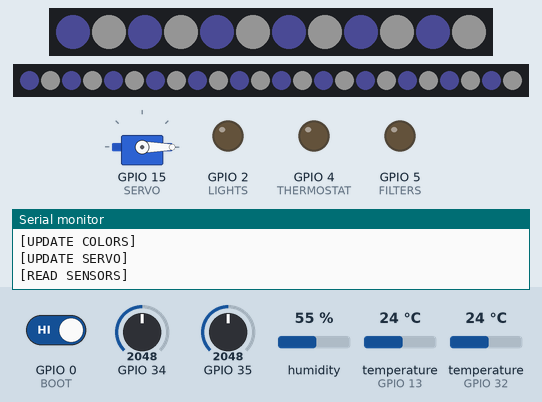
This sketch was run on a simulated ESP32. Parts: servo, 12 RGB LEDs in strip order, left to right, 24 RGB LEDs in strip order, left to right, output pins drawn as LEDs (lit = HIGH), the last lines printed to the serial monitor. Inputs (shaded band) come from the test bench; at power-on: GPIO 0 (BOOT) HIGH, GPIO 34 = 2048, GPIO 35 = 2048, humidity 55 %, temperature (sensors on GPIO 13, GPIO 32) 24 °C. Dim RGB values are drawn brighter than linear; WiFi joins after 1.5 s; servers stay silent unless stated; uploads are accepted with an empty reply; the local clock reads 2024-03-15 10:24:30 at power-on unless the sketch sets it; EEPROM starts erased.

Above: at 2.1 s.
2.2 s: GPIO 0 (BOOT) driven LOW
At 3.8 s:
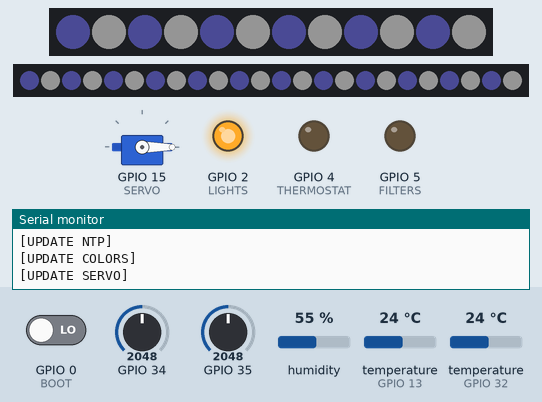
At 37.5 s:
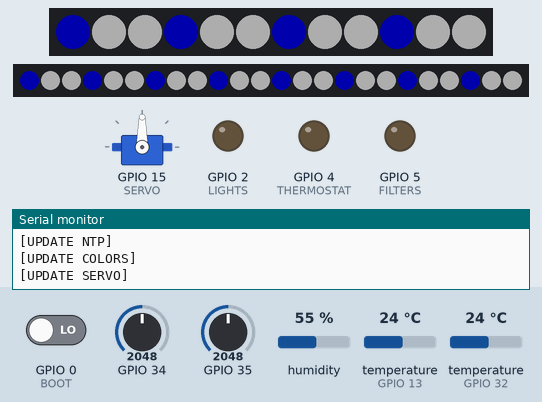
Timing chart, 0 to 40.7 s (numbered marks = the images above; inputs shaded):
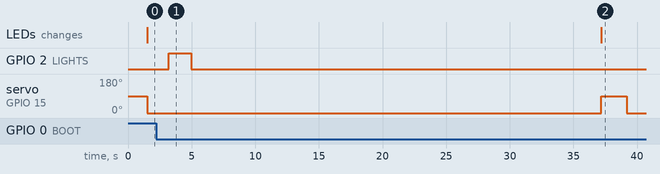

Measured:
- after the input at 2.2 s, GPIO 2 (LIGHTS): LOW → HIGH after 0.99 s, → LOW 1.8 s later

The sketch:

main.ino
```cpp
// Libraries
#include <WiFi.h>
#include <HTTPClient.h>
#include <WiFiUdp.h>
#include <Preferences.h>
#include <DHT.h>                // "DHT sensor library" by "Adafruit" v1.4.6
#include <DallasTemperature.h>  // "DallasTemperature" by "Miles Burton" v3.9.0
#include <NTPClient.h>          // "NTPClient" by "Fabrice Weinberg" v3.2.1
#include <Adafruit_NeoPixel.h>  // "Adafruit NeoPixel" by "Adafruit" v1.12.0
#include <ESP32Servo.h>         // "ESP32Servo" by "Kevin Harrington" v1.1.2
#include <ArduinoJson.h>        // "ArduinoJson" by "Benoit Blanchon" v7.0.4
#include "DhtSensor.h"
#include "DallasSensor.h"
#include "GenericSensor.h"
#include "AccessPoint.h"
#include "NeoPixel.h"
#include "Secrets.h"

// Pin I/O
#define BOOT 0        // Built-in boot button (D0)
#define LIGHTS 2      // Lights actuator (D2)
#define THERMOSTAT 4  // Thermostat actuator (D4)
#define FILTERS 5     // Filters actuator (D5)
#define DHTPIN 13     // DHT11 sensor (D13)
#define SERVO 15      // Lights actuator (D15)
#define WTEMP 32      // Water temperature sensor (A4)
#define TURBIDITY 35  // Turbidity sensor (A6)
#define WLEVEL 34     // Water level sensor (A7)
#define NEOLIGHT1 19  // Neopixel strip 1 (D19)
#define NEOLIGHT2 18  // Neopixel strip 2 (D18)

// Constants
const char* AP_SSID = "Acuatech SSID";  // SSID of the access point Wi-Fi network
const char* AP_PASS = "PASSWORD";      // Password of the access point Wi-Fi network
#define BACKEND_URL "BACKEND_ORIGIN"
#define BACKEND_DATA "BACKEND_ORIGIN/dashboard/data/"
#define HTTP_TIMEOUT 2000  // Limit time on WiFi disconnection
#define WIFI_TIMEOUT 10000  // Limit time on WiFi disconnection

#define GMT_OFFSET -18000          // Timezone offset compared to GMT
#define DAYLIGHT_OFFSET 0          // Daylight savings offset
#define NTP_SERVER "pool.ntp.org"  // NTP default server
#define TIME_UPDT_TIMEOUT 1000     // Interval for reading the time

#define DHTTYPE DHT11          // Type of the DHT sensor
#define TURB_ANALOG true       // Whether the turbidity sensor is ADC
#define READ_TIMEOUT 2000      // Interval time for reading all the sensors
#define PIXELS1 12             // Amount of pixels in Neopixel strip 1
#define PIXELS2 24             // Amount of pixels in Neopixel strip 2
#define VAL_UPDT_TIMEOUT 1500  // Interval for updating time related variables like colors and feeding times
#define FEED_LENGTH 1000

uint8_t FEED_TIMES[3] = { 7, 12, 18 };
uint8_t COLOR_TIMES[5] = { 7, 10, 14, 18, 21 };  // TODO: Make configurable
uint8_t COLORS[5][8] = {
  { 255, 255, 255, 127, 127, 255, 20,  2 },
  { 255, 255, 255, 0,   0,   255, 50,  3 },
  { 255, 255, 255, 0,   0,   255, 100, 0 },
  { 255, 255, 255, 255, 212, 92,  75,  3 },
  { 255, 255, 255, 0,   0,   255, 25,  2 }
};

// Variables
String wifiSSID = "";    // SSID of the Wi-Fi network
String wifiPass = "";    // Password of the Wi-Fi network
String aquariumId = "";  // The ID of this device's aquarium
short hours = 0;         // The real time hour number
short oldHours = 0;
uint8_t color = -1;     // The color corresponding to the current hour
uint8_t oldColor = -1;  // The color that was chosen on the previous iteration
uint8_t feed = -1;
uint8_t oldFeed = -1;
unsigned int size = 0;
bool wifiConnected = false;  // Flag of successful Wi-Fi connection
bool timeSetup = false;      // Flag of configured time from NTP server
bool closing = true;

DhtSensor dht(DHTPIN, DHTTYPE);
DallasSensor dallas(WTEMP);
GenericSensor wlevel(WLEVEL, true);
GenericSensor turbidity(TURBIDITY, TURB_ANALOG);
AccessPoint ap(AP_SSID, AP_PASS, 80);
NeoPixel pixel1(PIXELS1, NEOLIGHT1);
NeoPixel pixel2(PIXELS2, NEOLIGHT2);
Servo feeder;
Preferences preferences;
Preferences relays;
JsonDocument httpRes;
JsonDocument httpReq;

// Time variables
unsigned long currTime = 0;          // Current relative time of the program
unsigned long lastConnected = 0;     // Last relative time with WiFi connection
unsigned long lastReconnection = 0;  // Last relative time attepting reconnection
unsigned long lastRead = 0;          // Last relative time reading sensors
unsigned long lastDataSend = 0;      // Last relative time sending data
unsigned long lastTimeUpdt = 0;      // Last relative time reading real time
unsigned long lastColorUpdt = 0;     // Last relative time updating NeoPixel colors
unsigned long lastFeedUpdt = 0;
unsigned long lastFeedOpen = 0;

// Subroutines
float analogPercentage(int value) {
  return map(value, 650, 0, 0, 4095) * 100 / 4095;
}

int getHours() {
  struct tm timeInfo;
  if (!getLocalTime(&timeInfo)) return -1;

  char hour[3];
  strftime(hour, sizeof(hour), "%S", &timeInfo);
  return String(hour).toInt();
}

int getColor(int hour) {
  if (hour < COLOR_TIMES[0]) return 0;
  else if (hour < COLOR_TIMES[1]) return 1;
  else if (hour < COLOR_TIMES[2]) return 2;
  else if (hour < COLOR_TIMES[3]) return 3;
  else if (hour < COLOR_TIMES[4]) return 4;
  else return 0;
}

int getFeed(int hour) {
  if (hour < FEED_TIMES[0]) return 0;
  else if (hour < FEED_TIMES[1]) return 1;
  else if (hour < FEED_TIMES[2]) return 2;
  else return 0;
}

void printData() {
  dht.print();
  dallas.print();
  wlevel.print("WaterLevel");
  turbidity.print("Turbidity", "%");
}

void printJson(char* label, JsonDocument doc) {
  Serial.print(label);
  serializeJson(doc, Serial);
  Serial.println();
}

// Main routines
void setup() {
  // Pin definition
  pinMode(BOOT, INPUT);
  pinMode(BUILTIN_LED, OUTPUT);
  pinMode(THERMOSTAT, OUTPUT);
  pinMode(FILTERS, OUTPUT);


  // Comms
  Serial.begin(115200);
  Serial2.begin(115200);
  preferences.begin("credentials");
  relays.begin("relays");

  // Output clearing
  digitalWrite(BUILTIN_LED, relays.getBool("lights"));
  digitalWrite(THERMOSTAT, relays.getBool("thermo"));
  digitalWrite(FILTERS, relays.getBool("filter"));

  // Sensors
  dht.begin();
  dallas.begin();
  wlevel.begin();
  if (TURB_ANALOG) turbidity.begin(analogPercentage);
  else turbidity.begin();
  feeder.attach(SERVO);

  // Actuators
  pixel1.begin(50);
  pixel2.begin(50);

  // Preferences
  wifiSSID = preferences.getString("wifi-ssid");
  wifiPass = preferences.getString("wifi-pass");
  aquariumId = preferences.getString("token");

  // Wi-Fi
  Serial.println("Using Credentials: " + wifiSSID + " :: " + wifiPass);
  Serial.println("User Token: " + aquariumId);
  WiFi.mode(WIFI_STA);
  WiFi.begin(wifiSSID, wifiPass);
}

void loop() {
  currTime = millis();

  // Track Wi-Fi connection
  wifiConnected = WiFi.status() == WL_CONNECTED;
  if (wifiConnected) {
    // Connect to InfluxDB once
    lastConnected = currTime;
  }

  // Launch AP on no WiFi or BOOT button press
  if (ap.launched) ap.handleClient();
  else if (digitalRead(BOOT) == LOW || currTime - lastConnected >= WIFI_TIMEOUT) {
    Serial.println("[ACCESS POINT]");
    digitalWrite(BUILTIN_LED, HIGH);
    ap.begin(&preferences);
  }

  // Config time once
  if (!timeSetup && wifiConnected) {
    Serial.println("[CONFIG NTP]");
    configTime(GMT_OFFSET, DAYLIGHT_OFFSET, NTP_SERVER);
    hours = getHours();
    oldHours = hours;
    feed = getFeed(hours);
    oldFeed = feed;
    timeSetup = true;
  }

  // Update time
  if (timeSetup && currTime - lastTimeUpdt >= TIME_UPDT_TIMEOUT) {
    Serial.println("[UPDATE NTP]");
    oldHours = hours;
    hours = getHours();
    lastTimeUpdt = currTime;
  }

  // Update the NeoPixel colors
  if (timeSetup && currTime - lastColorUpdt >= VAL_UPDT_TIMEOUT) {
    Serial.println("[UPDATE COLORS]");
    oldColor = color;
    color = getColor(hours);

    if (color != oldColor) {
      pixel1.configColor(COLORS[color]);
      pixel2.configColor(COLORS[color]);
    }

    pixel1.show();
    pixel2.show();
    lastColorUpdt = currTime;
  }

  // Trigger the servo if the time passes a new feeding time
  if (timeSetup && currTime - lastFeedUpdt >= VAL_UPDT_TIMEOUT) {
    Serial.println("[UPDATE SERVO]");
    oldFeed = feed;
    feed = getFeed(hours);

    if (feed != oldFeed) {
      feeder.write(90);
      lastFeedOpen = currTime;
      closing = true;
    }
    lastFeedUpdt = currTime;
  }

  if (timeSetup && closing && currTime - lastFeedOpen >= FEED_LENGTH) {
    feeder.write(0);
    closing = false;
  }

  // Update the sensor readings
  if (currTime - lastRead >= READ_TIMEOUT) {
    Serial.println("[READ SENSORS]");
    dht.readSensor(0b11);
    dallas.readSensor();
    wlevel.readSensor();
    turbidity.readSensor();
    lastRead = currTime;
    // printData();
  }

  // Communicate data to InfluxDB
  if (currTime - lastDataSend >= HTTP_TIMEOUT && wifiConnected) {
    // Fetch data from the backed
    HTTPClient http;

    Serial.print("[HTTP] ");
    Serial.println(BACKEND_DATA);
    http.begin(BACKEND_DATA);
    http.addHeader("X-Request-Source", "ESP32");
    http.addHeader("X-User-Token", aquariumId);

    int code = http.GET();
    if (code > 0) {
      String payload = http.getString();

      deserializeJson(httpRes, payload);
      printJson("[GET] res = ", httpRes);
    } else {
      Serial.printf("[HTTP] GET failed. Error: %s\n", http.errorToString(code).c_str());
    }
    http.end();

    // Update relays with received data
    bool lights = httpRes["lights"];
    bool filter = httpRes["filter"];
    bool thermo = httpRes["thermo"];

    digitalWrite(LIGHTS, lights);
    digitalWrite(FILTERS, filter);
    digitalWrite(THERMOSTAT, thermo);

    relays.putBool("lights", lights);
    relays.putBool("filter", filter);
    relays.putBool("thermo", thermo);

    // Send sensor data to backend
    http.begin(BACKEND_DATA);
    http.addHeader("Content-Type", "application/x-www-form-urlencoded");
    http.addHeader("X-Request-Source", "ESP32");
    http.addHeader("X-User-Token", aquariumId);

    String postPayload = "";
    httpReq["temp"] = dht.temp;
    httpReq["hum"] = dht.hum;
    httpReq["wtemp"] = dallas.wtemp;
    httpReq["turbp"] = turbidity.scaled;
    httpReq["wlevel"] = wlevel.value;

    serializeJson(httpReq, postPayload);
    printJson("[POST] req = ", httpReq);
    code = http.POST(postPayload);
    if (code > 0) {
      String payload = http.getString();

      deserializeJson(httpRes, payload);
      printJson("[POST] res = ", httpRes);
    } else {
      Serial.printf("[HTTP] GET failed. Error: %s\n", http.errorToString(code).c_str());
    }
    http.end();
    lastDataSend = currTime;
  }
}
```

AccessPoint.h
```cpp
#ifndef ACCESS_POINT_H
#define ACCESS_POINT_H

#include <WiFi.h>
#include <Preferences.h>

class AccessPoint {
private:
  WiFiServer server;  // Wi-Fi server instance
  const char* SSID;   // SSID of the access point Wi-Fi network
  const char* PASS;   // Password of the access point Wi-Fi network

  String header = "";  // Stores current request's header
  String line = "";    // Stores the header line by line

  // HTTP response for code 301 Moved Permanently
  const char* res301 = "HTTP/1.1 301 Moved Permanently\n"
                 "Location: /?reset=1\n"
                 "Connection: close\n";
  // HTTP response for code 200 OK
  const char* res200 = "HTTP/1.1 200 OK\n"
                 "Content-Type: text/html\n"
                 "Connection: close\n";

  // Global HTML head
  const char* head = "<!DOCTYPE html>"
               "<html>"
               "<head>"
               "<meta name=\"viewport\" content=\"width=device-width, initial-scale=1\">"
               "<style>"
               "html, body { font-family: 'Segoe UI', Helvetica, sans-serif; color: white; margin: 0 auto; text-align: center; background: hsl(210, 5%, 5%); }"
               "h1 { font-weight: 500; color: white; }"
               "p { color: #cfcfcf; }"
               "form { flex-wrap: wrap; width: 35rem; max-width: 100%; margin: 0 auto; }"
               ".form-wrap { display: flex; justify-content: center; align-items: center; }"
               "input { margin: .5rem; padding: .5rem; background: transparent; color: #e0e0e0; flex-grow: 1; border: 1px solid #909090; border-radius: 6px; }"
               ".button { border: none; border-radius: 6px; color: white; padding: 1rem 2rem; text-decoration: none; margin: .25rem; cursor: pointer; }"
               ".button.on { background: hsl(190, 100%, 30%); }"
               ".button.off { background: hsl(210, 5%, 20%); }"
               "</style>"
               "</head>";
  // Main HTML body [pathname == "/"]
  const char* bodyMain = "<body>"
                   "<h1> Aquarium Configuration </h1>"
                   "<p> Set up the Wi-Fi credentials for the aquarium. This is required to update your dashboard and activate the lighting and automatic feeder </p>"
                   "<form action=\"/setup/wifi\" method=\"post\">"
                   "<div class=\"form-wrap\">"
                   "<input id=\"wifi-ssid\" name=\"wifi-ssid\" placeholder=\"Wi-Fi SSID\" />"
                   "</div>"
                   "<div class=\"form-wrap\">"
                   "<input id=\"wifi-pass\" name=\"wifi-pass\" type=\"password\" placeholder=\"Wi-Fi Password\" />"
                   "</div>"
                   "<button class=\"button on\" type=\"submit\">Submit</button>"
                   "</form>"
                   "<br>"
                   "<h1> User-Aquarium Token </h1>"
                   "<p> Copy the token from your Aquatech account and paste it here. This is required to link this aquarium to a dashboard </p>"
                   "<form action=\"/setup/token\" method=\"post\">"
                   "<div class=\"form-wrap\">"
                   "<input id=\"token\" name=\"token\" placeholder=\"User Token\" />"
                   "</div>"
                   "<button class=\"button on\" type=\"submit\">Submit</button>"
                   "</form>"
                   "</body>"
                   "</html>\n";
  // Reset HTML body [pathname == "/restart"]
  const char* body404 = "<body>"
                  "<h1> Go home man. </h1>"
                  "<a href=\"/\" class=\"button on\">Home</a>"
                  "</body>"
                  "</html>";
public:
  bool launched;
  Preferences* preferences;

  AccessPoint(const char* ssidAP, const char* passAP, uint8_t port)
    : server(port), SSID(ssidAP), PASS(passAP) {
    // Program starts without AP
    this->launched = false;
  }

  void begin(Preferences* preferences) {
    this->launched = true;                // Only launches once per program
    WiFi.softAP(this->SSID, this->PASS);  // Initialize AP

    this->preferences = preferences;

    // Retreive the IP
    IPAddress ip = WiFi.softAPIP();
    Serial.print("AP IPv4: ");
    Serial.println(ip);

    // Start the server
    this->server.begin();
  }

  void handleClient() {
    // Omit handling when no client was found
    WiFiClient client = this->server.available();
    if (!client) return;

    // Flag if the board needs to restart after the connection
    bool post = false;
    while (client.connected()) {
      if (!client.available()) continue;

      // Read the request line by line until the entire header is read
      this->line = client.readStringUntil('\n');
      if (this->line.startsWith("Content-Length")) post = true;
      this->header += this->line;
      Serial.println(this->line);

      // Keep reading until an empty line and its not in the middle of a POST request
      if (this->line.length() > 1) continue;
      else if (post) {
        post = false;
        this->line = client.readStringUntil('\n');
        this->header += this->line;
        Serial.println(this->line);
      }

      // TODO: Decode URL
      this->header.replace('+', ' ');

      // On [/setup/wifi] extract the credentials and schedule a board restart
      if (this->header.indexOf("POST /setup/wifi") != -1) {
        String ssid = header.substring(header.indexOf("wifi-ssid=") + 10, header.indexOf("&"));
        String pass = header.substring(header.indexOf("wifi-pass=") + 10);

        this->preferences->putString("wifi-ssid", ssid);
        this->preferences->putString("wifi-pass", pass);

        client.println(this->res301);
      } else if (this->header.indexOf("POST /setup/token") != -1) {
        String token = header.substring(header.indexOf("token=") + 6);

        this->preferences->putString("token", token);
        Serial.println("Setting token " + token);

        client.println(this->res301);
      } else if (this->header.indexOf("GET /") != -1) {
        client.println(this->res200);
        client.println(this->head);
        client.println(this->bodyMain);

        if (this->header.indexOf("?reset=1") != -1) {
          delay(1000);
          client.stop();
          ESP.restart();
          break;
        }
      } else {
        client.println(res200);
        client.println(head);
        client.println(body404);
      }

      client.stop();
      break;
    }
    // Clear the request and stop the client
    this->header = "";
    client.stop();
  }
};
#endif
```

DallasSensor.h
```cpp
#ifndef DALLASSENSOR_H
#define DALLASSENSOR_H

#include <DallasTemperature.h>  // "DallasTemperature" by "Miles Burton": v3.9.0

class DallasSensor {
private:
  OneWire wire;
  DallasTemperature sensor;
public:
  float wtemp;

  DallasSensor(uint8_t pin)
    : wire(pin), sensor(&wire) {
    this->wtemp = -1000.0;
  }

  void begin() {
    this->sensor.begin();
  }

  void readSensor() {
    this->sensor.requestTemperatures();
    float t = this->sensor.getTempCByIndex(0);
    if (t == DEVICE_DISCONNECTED_C) this->wtemp = -1000.0;
    else this->wtemp = t;
  }

  void print() {
    Serial.print("WaterTemperature: ");
    Serial.println(this->wtemp);
  }
};
#endif
```

DhtSensor.h
```cpp
#ifndef DHTSENSOR_H
#define DHTSENSOR_H

#include <DHT.h>  // "DHT sensor library" by "Adafruit": v1.4.6

class DhtSensor {
private:
  DHT dht;

  float getHumidity() {
    float h = this->dht.readHumidity();
    if (isnan(h)) return -1000.0;
    return h;
  }

  float getTemperature(bool f) {
    float t = this->dht.readTemperature(f);
    if (isnan(t)) return -1000.0;
    return t;
  }
public:
  float hum;
  float temp;

  DhtSensor(uint8_t pin, uint8_t type)
    : dht(pin, type) {
    this->hum = -1000.0;
    this->temp = -1000.0;
  }

  void begin() {
    this->dht.begin();
  }

  void readSensor(uint8_t readings) {
    if (readings >> 0 & 1) this->hum = this->getHumidity();
    if (readings >> 1 & 1) this->temp = this->getTemperature(false);
  }

  void print() {
    Serial.print("Humidity: ");
    Serial.print(this->hum);
    Serial.print(", Temperature: ");
    Serial.println(this->temp);
  }
};
#endif
```

Source omitted: GenericSensor.h (1097 bytes), NeoPixel.h (688 bytes), Secrets.h (99 bytes)
